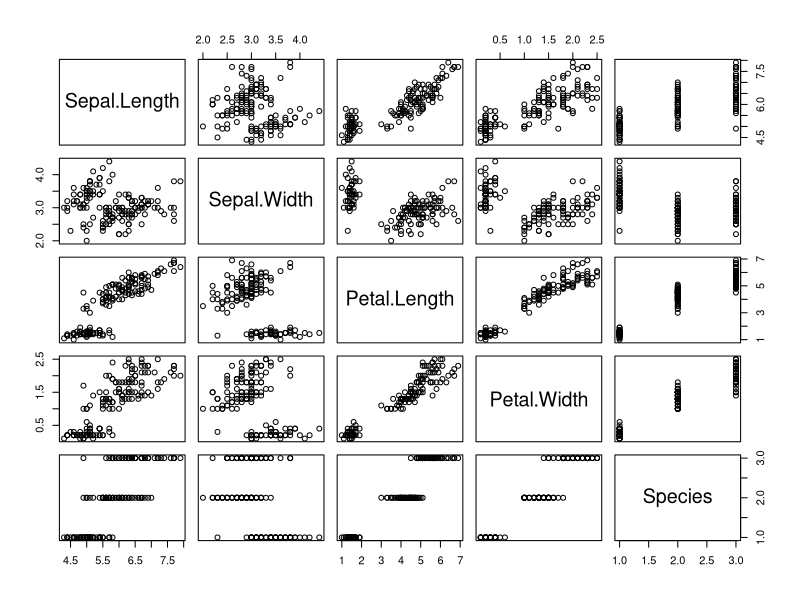
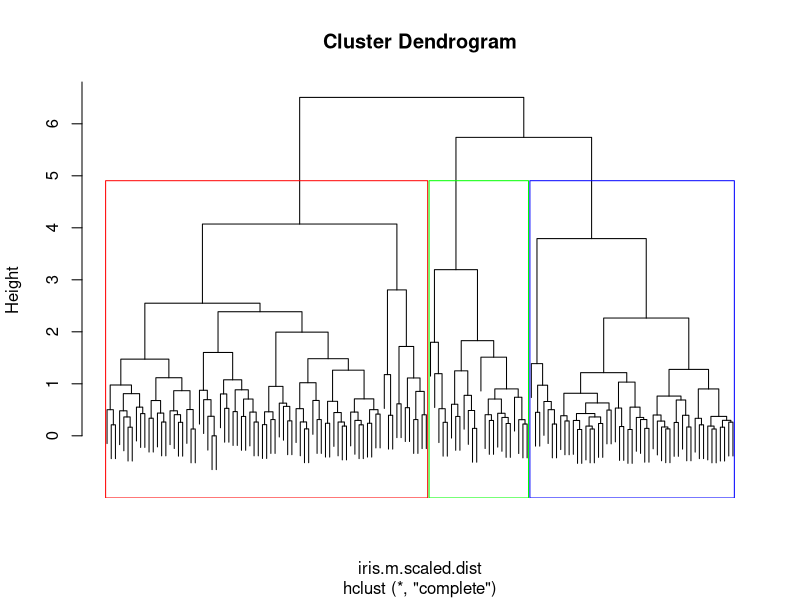

Here is the R script that generated these plots, in order:
## ---- chunk 1
knitr::opts_chunk$set(echo = TRUE, message = FALSE, warning = FALSE, results = TRUE, tidy = TRUE, fig.align = "center")

options(digits = 3, knitr.table.format = "latex")
setwd("~/")

library(tidyverse)
library(magrittr)
library(kableExtra)
## ---- chunk 2
library("dbscan")
head(iris)
str(iris)
plot(iris)

# Do not use the outcome label (species name) in clustering
iris.m <- as.matrix(iris[,1:4])

# Make row.names pretty for easy debugging
row.names(iris.m) <- paste(row.names(iris),iris$Species)
speciesLabel <- stringr::str_extract(string=rownames(iris.m), pattern = "[a-z]{1,}")
## ---- chunk 3
km <- kmeans(x = iris.m, centers = 3)
## ---- chunk 4
confusion <- data.frame("species" = speciesLabel, "cluster"= km$cluster)

knitr::kable(x = table(confusion),
					 caption = "Confusion matrix for k-means.",
					 booktabs = TRUE, longtable = TRUE) %>%
kableExtra::kable_styling(latex_options = c("striped"), full_width = FALSE) %>%
kableExtra::row_spec(row = 0, bold = TRUE)
## ---- chunk 5
iris.m.scaled <- scale(x=iris.m, center = TRUE, scale=TRUE)
iris.m.scaled.dist <- dist(x = iris.m.scaled, method = "euclidean")
hc <- hclust(d = iris.m.scaled.dist, method = "complete")
plot(hc, labels = FALSE)
rect.hclust(tree=hc, k=3, border = c("red", "green", "blue"))
## ---- chunk 6
cut <- cutree(tree = hc, h=5)
## ---- chunk 7
confusion_4b <- data.frame("species"=speciesLabel, "cluster"=cut)

knitr::kable(x = table(confusion_4b),
					 caption = "Confusion matrix for hierarchical clustering.",
					 booktabs = TRUE, longtable = TRUE) %>%
kableExtra::kable_styling(latex_options = c("striped"), full_width = FALSE) %>%
kableExtra::row_spec(row = 0, bold = TRUE)
## ---- chunk 8
db <- dbscan::dbscan(x=iris.m.scaled.dist, eps = 0.5, minPts = ncol(iris.m.scaled)+1, borderPoints = TRUE)
## ---- chunk 9
confusion_6a <- data.frame("species" = speciesLabel, "cluster"=db$cluster)

knitr::kable(x = table(confusion_6a),
					 caption = "Confusion matrix for DBSCAN.",
					 booktabs = TRUE, longtable = TRUE) %>%
kableExtra::kable_styling(latex_options = c("striped"), full_width = FALSE) %>%
kableExtra::row_spec(row = 0, bold = TRUE)
